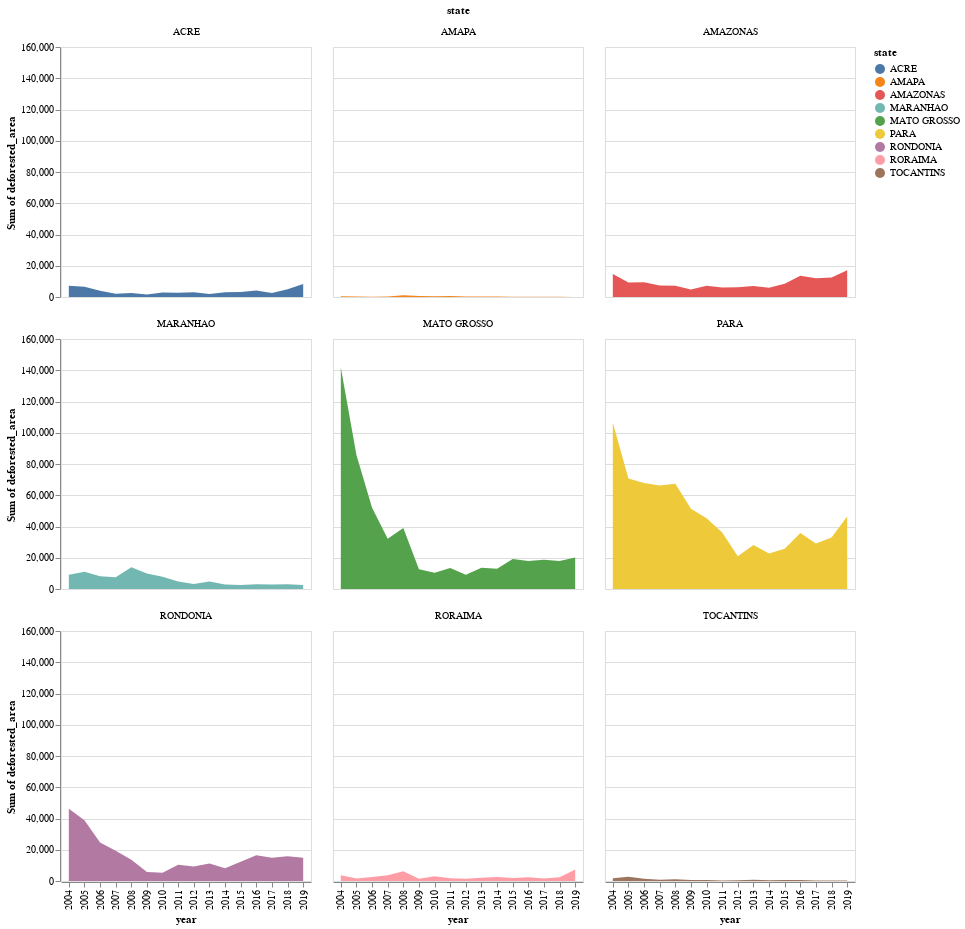

The cell this chart's notebook holds for it:
### Code cell
alt.Chart(df).mark_area().encode(
    alt.X('year:N'),
    alt.Y('sum(deforested_area):Q'),
    color='state',
    #column='state'
).properties(
    width=250,
    height=250
).facet(
    'state',
    columns = 3
)

### Figure 1 — Vega-Lite specification as saved in the notebook (floating-point values rounded to 4 significant figures; data arrays with more than 128 entries replaced by an {"elided": "..."} marker saying what was removed)
{"config": {"view": {"continuousWidth": 400, "continuousHeight": 300}}, "data": {"name": "data-f658856bddbbd44a2686d8bb6f68c4cd"}, "facet": {"type": "nominal", "field": "state"}, "spec": {"mark": "area", "encoding": {"color": {"type": "nominal", "field": "state"}, "x": {"type": "nominal", "field": "year"}, "y": {"type": "quantitative", "aggregate": "sum", "field": "deforested_area"}}, "height": 250, "width": 250}, "columns": 3, "$schema": "https://vega.github.io/schema/vega-lite/v4.8.1.json", "datasets": {"data-f658856bddbbd44a2686d8bb6f68c4cd": {"elided": "1649 records"}}}
